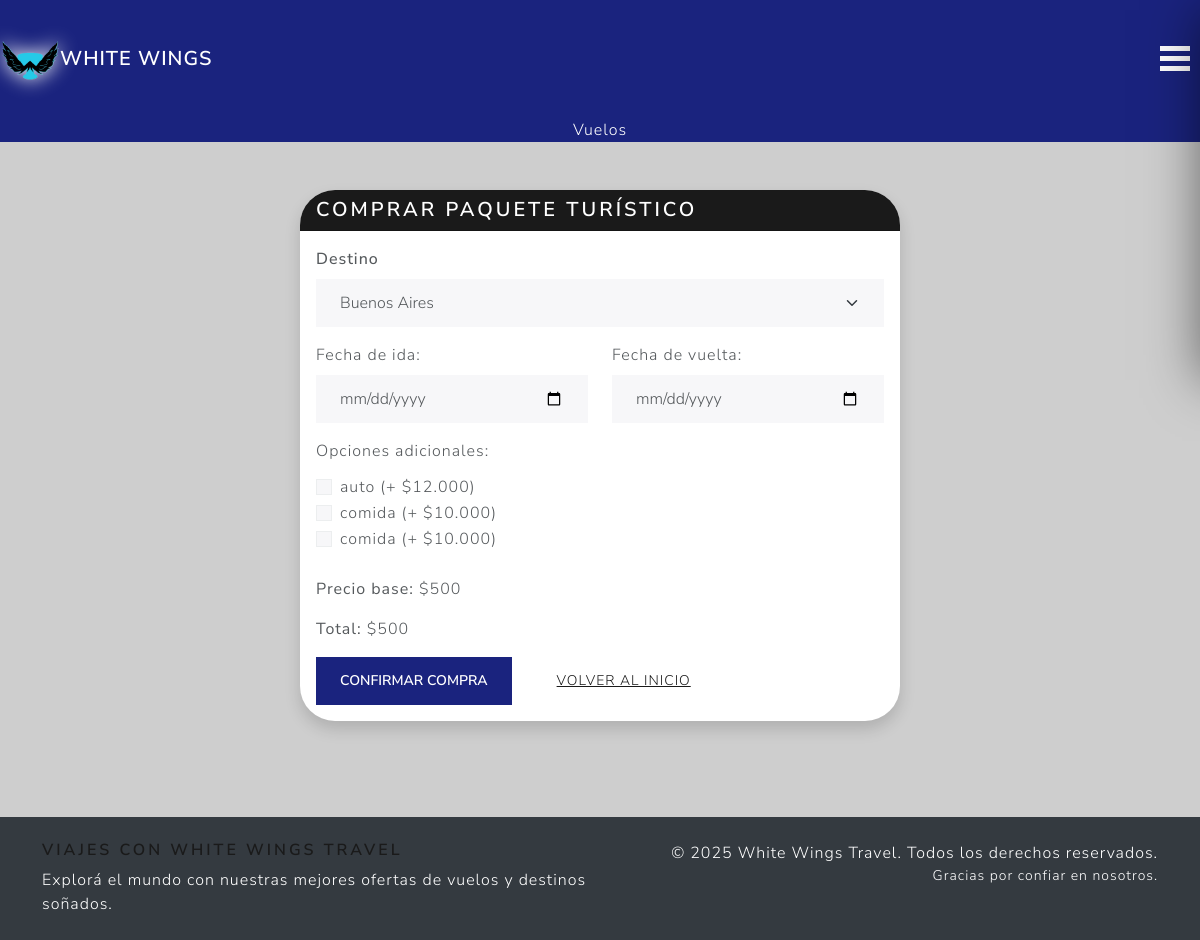
Page /comprar_boleto.php on the committed database.
### tables this page shows
CREATE TABLE `opciones_extras` (
  `id` int NOT NULL,
  `tipo` enum('hotel','auto','actividades','seguro','comida','guia','otros') DEFAULT NULL,
  `nombre` varchar(100) DEFAULT NULL,
  `descripcion` text NOT NULL,
  `precio` decimal(10,2) DEFAULT NULL,
  `activo` tinyint(1) DEFAULT '1'
);

### comprar_boleto.php (the view, shortened to what this page needs)
<?php
require 'admin/config/bd.php';
$stmt_opciones = $pdo->prepare("SELECT id, tipo, nombre, descripcion, precio FROM opciones_extras WHERE activo = 1");
$stmt_opciones->execute();
$opciones = $stmt_opciones->fetchAll(PDO::FETCH_ASSOC);
$fecha_ida_seleccionada = $_GET['fecha_ida'] ?? '';
$precio_base = isset($_GET['precio_base']) ? floatval($_GET['precio_base']) : 500;
?>
<?php include("template/header.php") ?>
<div class="container my-5 d-flex justify-content-center">
    <div class="card shadow" style="max-width: 600px; width: 100%;">
        <div class="card-header bg-primary text-white">
            <h4 class="mb-0">Comprar paquete turístico</h4>
        </div>
        <div class="card-body">
            <form method="POST" class="needs-validation" novalidate id="form-compra">
                <div class="mb-3">
                    <label for="destino" class="form-label fw-semibold">Destino</label>
                    <select id="destino" name="destino" class="form-select" required>
                        <optgroup label="Argentina">
                            <option value="Buenos Aires, Argentina">Buenos Aires</option>
                        </optgroup>
                    </select>
                </div>
                <div class="row mb-3">
                    <div class="col-md-6">
                        <label for="fecha_ida" class="form-label">Fecha de ida:</label>
                        <input type="date" class="form-control" id="fecha_ida" name="fecha_ida" required
                            value="<?= htmlspecialchars($fecha_ida_seleccionada) ?>">
                    </div>
                    <div class="col-md-6">
                        <label for="fecha_vuelta" class="form-label">Fecha de vuelta:</label>
                        <input type="date" class="form-control" id="fecha_vuelta" name="fecha_vuelta" required>
                    </div>
                </div>
                <fieldset class="mb-4">
                    <legend class="col-form-label pt-0">Opciones adicionales:</legend>
                    <?php foreach ($opciones as $opcion): ?>
                        <div class="form-check">
                            <input class="form-check-input opcion-checkbox" type="checkbox"
                                id="opcion_<?php echo $opcion['id']; ?>" name="opciones[]"
                                value="<?php echo $opcion['id']; ?>" data-precio="<?php echo $opcion['precio']; ?>">
                            <label class="form-check-label" for="opcion_<?php echo $opcion['id']; ?>">
                                <?php echo htmlspecialchars($opcion['tipo']); ?> (+
                                $<?php echo number_format($opcion['precio'], 0, ',', '.'); ?>)
                            </label>
                        </div>
                    <?php endforeach; ?>
                </fieldset>
                <div class="mb-3">
                    <p><strong>Precio base:</strong> $<span
                            id="precio-base"><?php echo number_format($precio_base, 0, ',', '.'); ?></span></p>
                    <p><strong>Total:</strong> $<span
                            id="precio-total"><?php echo number_format($precio_base, 0, ',', '.'); ?></span></p>
                </div>
                <button type="submit" class="btn btn-primary">Confirmar compra</button>
                <a href="/Olimpiadas/index.php" class="btn btn-link ms-3">Volver al inicio</a>
            </form>
        </div>
    </div>
</div>
<?php include("template/footer.php") ?>

### css/style.css (style rules this page uses)
body { color: white; background-color: rgb(206, 206, 206); margin-top: 0px; }
:root { --width: 300px; --padding: 10px; --bgcolor: #1a237e; --hovercolor: #111438; --midth-collapsed: 50px; }
.btn-primary { background-color: #1a237e; border-color: #1a237e; }
.card { border: none; border-radius: 10px; }
.card { border-radius: 35px; overflow: hidden; }

### rows in the picture
opciones_extras: tipo "auto", precio "12.000"
opciones_extras: tipo "comida", precio "10.000"
opciones_extras: tipo "comida", precio "10.000"

### other values in the picture
$precio_base "500"
